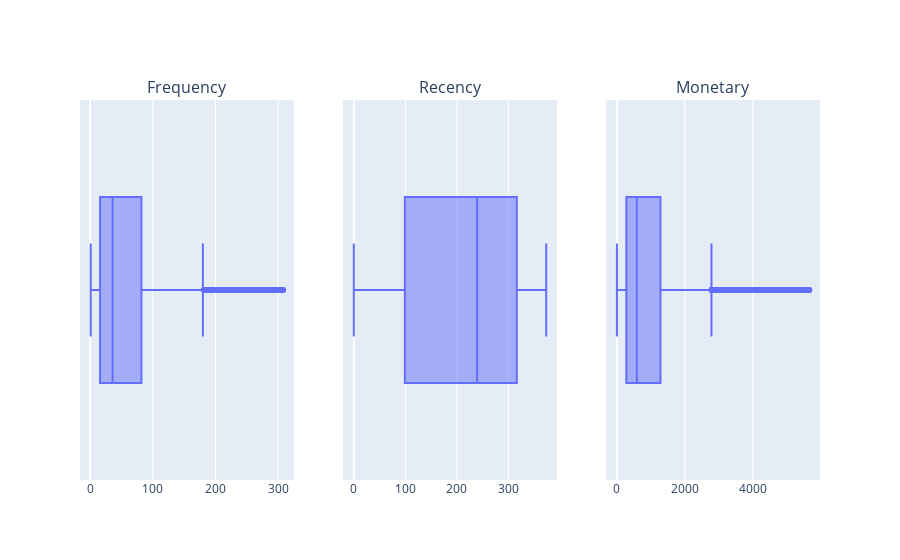

The cell this chart's notebook holds for it:
### Markdown cell above
После того как вы подготовите RFM-таблицу, визуализируйте каждую из трёх компонент, например, в виде коробчатых диаграмм (boxplot). Вы получите примерно следующие результаты (графики могут отличаться в зависимости от того, как вы выполните предобработку данных):

### Code cell
boxes = [px.box(rfm_table, x=column) for column in rfm_table.columns]
fig = make_subplots(
    rows=1, cols=3, 
    subplot_titles=(
        "Frequency", "Recency", "Monetary"
    )
)

for i, box in enumerate(boxes):
    fig.add_trace(boxes[i]['data'][0], row=1, col=i+1)

fig.update_layout(showlegend=True)
fig.write_html('plotly/boxplot_1.html')
fig.show()

### Figure 1 — Plotly figure (JSON) as saved in the notebook; plotly's stock layout.template omitted (floating-point values rounded to 4 significant figures; data arrays with more than 128 entries replaced by an {"elided": "..."} marker saying what was removed)
{"data": [{"alignmentgroup": "True", "hovertemplate": "Frequency=%{x}<extra></extra>", "legendgroup": "", "marker": {"color": "#636efa"}, "name": "", "notched": false, "offsetgroup": "", "orientation": "h", "showlegend": false, "type": "box", "x": {"elided": "4008 int values"}, "x0": " ", "xaxis": "x", "y0": " ", "yaxis": "y"}, {"alignmentgroup": "True", "hovertemplate": "Recency=%{x}<extra></extra>", "legendgroup": "", "marker": {"color": "#636efa"}, "name": "", "notched": false, "offsetgroup": "", "orientation": "h", "showlegend": false, "type": "box", "x": {"elided": "4008 int values"}, "x0": " ", "xaxis": "x2", "y0": " ", "yaxis": "y2"}, {"alignmentgroup": "True", "hovertemplate": "Monetary=%{x}<extra></extra>", "legendgroup": "", "marker": {"color": "#636efa"}, "name": "", "notched": false, "offsetgroup": "", "orientation": "h", "showlegend": false, "type": "box", "x": {"elided": "4008 float values"}, "x0": " ", "xaxis": "x3", "y0": " ", "yaxis": "y3"}], "layout": {"annotations": [{"font": {"size": 16}, "showarrow": false, "text": "Frequency", "x": 0.1444, "xanchor": "center", "xref": "paper", "y": 1, "yanchor": "bottom", "yref": "paper"}, {"font": {"size": 16}, "showarrow": false, "text": "Recency", "x": 0.5, "xanchor": "center", "xref": "paper", "y": 1, "yanchor": "bottom", "yref": "paper"}, {"font": {"size": 16}, "showarrow": false, "text": "Monetary", "x": 0.8556, "xanchor": "center", "xref": "paper", "y": 1, "yanchor": "bottom", "yref": "paper"}], "showlegend": true, "xaxis": {"anchor": "y", "domain": [0, 0.2889]}, "xaxis2": {"anchor": "y2", "domain": [0.3556, 0.6444]}, "xaxis3": {"anchor": "y3", "domain": [0.7111, 1]}, "yaxis": {"anchor": "x", "domain": [0, 1]}, "yaxis2": {"anchor": "x2", "domain": [0, 1]}, "yaxis3": {"anchor": "x3", "domain": [0, 1]}}}
